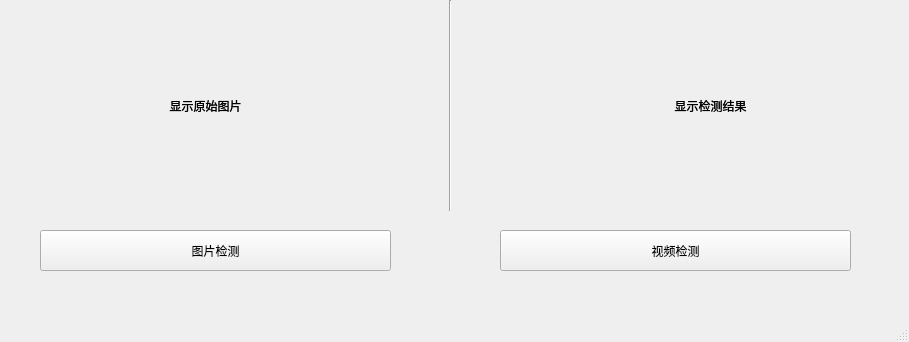
<?xml version="1.0" encoding="UTF-8"?>
<ui version="4.0">
 <class>MainWindow</class>
 <widget class="QMainWindow" name="MainWindow">
  <property name="geometry">
   <rect>
    <x>0</x>
    <y>0</y>
    <width>909</width>
    <height>342</height>
   </rect>
  </property>
  <property name="windowTitle">
   <string>MainWindow</string>
  </property>
  <widget class="QWidget" name="centralwidget">
   <widget class="QLabel" name="input">
    <property name="geometry">
     <rect>
      <x>10</x>
      <y>0</y>
      <width>391</width>
      <height>211</height>
     </rect>
    </property>
    <property name="text">
     <string>显示原始图片</string>
    </property>
    <property name="scaledContents">
     <bool>true</bool>
    </property>
    <property name="alignment">
     <set>Qt::AlignmentFlag::AlignCenter</set>
    </property>
   </widget>
   <widget class="QLabel" name="output">
    <property name="geometry">
     <rect>
      <x>520</x>
      <y>0</y>
      <width>381</width>
      <height>211</height>
     </rect>
    </property>
    <property name="text">
     <string>显示检测结果</string>
    </property>
    <property name="scaledContents">
     <bool>true</bool>
    </property>
    <property name="alignment">
     <set>Qt::AlignmentFlag::AlignCenter</set>
    </property>
   </widget>
   <widget class="QPushButton" name="det_image">
    <property name="geometry">
     <rect>
      <x>40</x>
      <y>230</y>
      <width>351</width>
      <height>41</height>
     </rect>
    </property>
    <property name="text">
     <string>图片检测</string>
    </property>
   </widget>
   <widget class="QPushButton" name="det_video">
    <property name="geometry">
     <rect>
      <x>500</x>
      <y>230</y>
      <width>351</width>
      <height>41</height>
     </rect>
    </property>
    <property name="text">
     <string>视频检测</string>
    </property>
   </widget>
   <widget class="Line" name="line_2">
    <property name="geometry">
     <rect>
      <x>400</x>
      <y>0</y>
      <width>101</width>
      <height>211</height>
     </rect>
    </property>
    <property name="orientation">
     <enum>Qt::Orientation::Vertical</enum>
    </property>
   </widget>
   <widget class="QLabel" name="input_2">
    <property name="geometry">
     <rect>
      <x>10</x>
      <y>0</y>
      <width>391</width>
      <height>211</height>
     </rect>
    </property>
    <property name="text">
     <string>显示原始图片</string>
    </property>
    <property name="scaledContents">
     <bool>true</bool>
    </property>
    <property name="alignment">
     <set>Qt::AlignmentFlag::AlignCenter</set>
    </property>
   </widget>
   <widget class="QLabel" name="output_2">
    <property name="geometry">
     <rect>
      <x>520</x>
      <y>0</y>
      <width>381</width>
      <height>211</height>
     </rect>
    </property>
    <property name="text">
     <string>显示检测结果</string>
    </property>
    <property name="scaledContents">
     <bool>true</bool>
    </property>
    <property name="alignment">
     <set>Qt::AlignmentFlag::AlignCenter</set>
    </property>
   </widget>
  </widget>
  <widget class="QMenuBar" name="menubar">
   <property name="geometry">
    <rect>
     <x>0</x>
     <y>0</y>
     <width>909</width>
     <height>33</height>
    </rect>
   </property>
  </widget>
  <widget class="QStatusBar" name="statusbar"/>
 </widget>
 <resources/>
 <connections/>
</ui>
